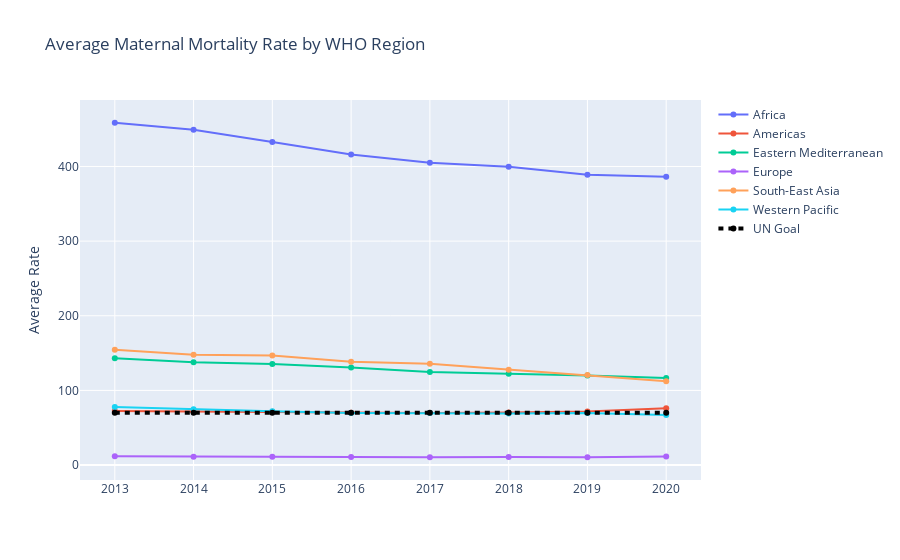

Notebook cell for this chart:
### Code cell
fig = go.Figure()

for group in WHO_averages['WHO_region'].unique():

    fig.add_trace(go.Scatter(x=WHO_averages['Year'][WHO_averages['WHO_region']==group],
                             y=WHO_averages['AVG(Mortality_ratio)'][WHO_averages['WHO_region']==group],
                             name=group))


fig.add_trace(go.Scatter(x=[2013,2014,2015,2016,2017,2018,2019,2020], y=[70]*8, name='UN Goal',
                         line=dict(color='black', width=4, dash='5px')))

# Edit the layout
fig.update_layout(title="Average Maternal Mortality Rate by WHO Region",yaxis_title='Average Rate')


fig.show()

### Figure 1 — Plotly figure (JSON) as saved in the notebook; plotly's stock layout.template omitted (floating-point values rounded to 4 significant figures)
{"data": [{"name": "Africa", "type": "scatter", "x": [2013, 2014, 2015, 2016, 2017, 2018, 2019, 2020], "y": [458.5, 449.2, 432.8, 416.0, 404.9, 399.7, 388.8, 386.2]}, {"name": "Americas", "type": "scatter", "x": [2013, 2014, 2015, 2016, 2017, 2018, 2019, 2020], "y": [72.43, 71.65, 71.49, 70.23, 69.78, 70.57, 71.6, 76.19]}, {"name": "Eastern Mediterranean", "type": "scatter", "x": [2013, 2014, 2015, 2016, 2017, 2018, 2019, 2020], "y": [143.2, 137.6, 135.3, 130.8, 124.6, 122.4, 119.9, 116.6]}, {"name": "Europe", "type": "scatter", "x": [2013, 2014, 2015, 2016, 2017, 2018, 2019, 2020], "y": [11.76, 11.3, 11.24, 10.66, 10.61, 10.8, 10.48, 11.36]}, {"name": "South-East Asia", "type": "scatter", "x": [2013, 2014, 2015, 2016, 2017, 2018, 2019, 2020], "y": [154.4, 147.9, 146.6, 138.6, 135.9, 127.8, 120.7, 112.4]}, {"name": "Western Pacific", "type": "scatter", "x": [2013, 2014, 2015, 2016, 2017, 2018, 2019, 2020], "y": [77.84, 74.67, 72.15, 69.88, 69.69, 68.95, 69.89, 67.02]}, {"line": {"color": "black", "dash": "5px", "width": 4}, "name": "UN Goal", "type": "scatter", "x": [2013, 2014, 2015, 2016, 2017, 2018, 2019, 2020], "y": [70, 70, 70, 70, 70, 70, 70, 70]}], "layout": {"title": {"text": "Average Maternal Mortality Rate by WHO Region"}, "yaxis": {"title": {"text": "Average Rate"}}}}
